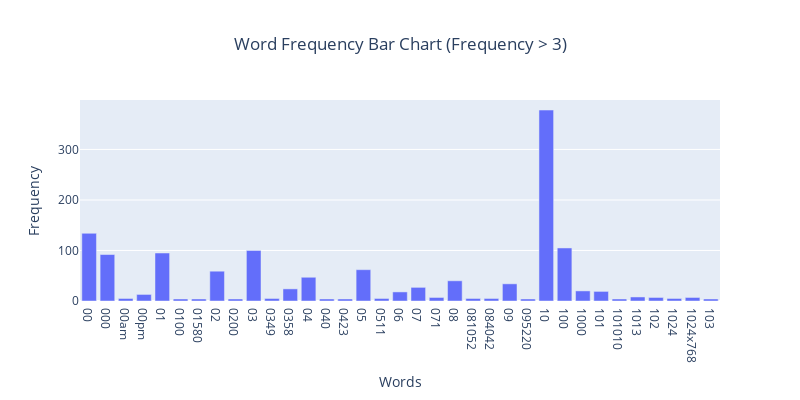

The code cell stored with this chart in its notebook:
### Code cell
# There are many words with really low frequency, so we can reserve words with Frequency > 3
filtered_x = [word for word, frequency in zip(x_data, y_data) if frequency > 3]
filtered_y = [frequency for frequency in y_data if frequency > 3]

fig = go.Figure()
fig.add_trace(
    go.Bar(
        x=filtered_x,
        y=filtered_y,
    )
)

fig.update_layout(
    xaxis_title="Words",
    yaxis_title="Frequency",
    title_text="Word Frequency Bar Chart (Frequency > 3)",
    title_x=0.5,
    width=800,
    height=400,
)
fig.show()

### Figure 1 — Plotly figure (JSON) as saved in the notebook; plotly's stock layout.template omitted (floating-point values rounded to 4 significant figures)
{"data": [{"type": "bar", "x": ["00", "000", "00am", "00pm", "01", "0100", "01580", "02", "0200", "03", "0349", "0358", "04", "040", "0423", "05", "0511", "06", "07", "071", "08", "081052", "084042", "09", "095220", "10", "100", "1000", "101", "101010", "1013", "102", "1024", "1024x768", "103"], "y": [134, 92, 5, 13, 95, 4, 4, 59, 4, 100, 5, 24, 47, 4, 4, 62, 5, 18, 27, 7, 40, 5, 5, 34, 4, 378, 105, 20, 19, 4, 8, 7, 5, 7, 4]}], "layout": {"height": 400, "title": {"text": "Word Frequency Bar Chart (Frequency > 3)", "x": 0.5}, "width": 800, "xaxis": {"title": {"text": "Words"}}, "yaxis": {"title": {"text": "Frequency"}}}}
